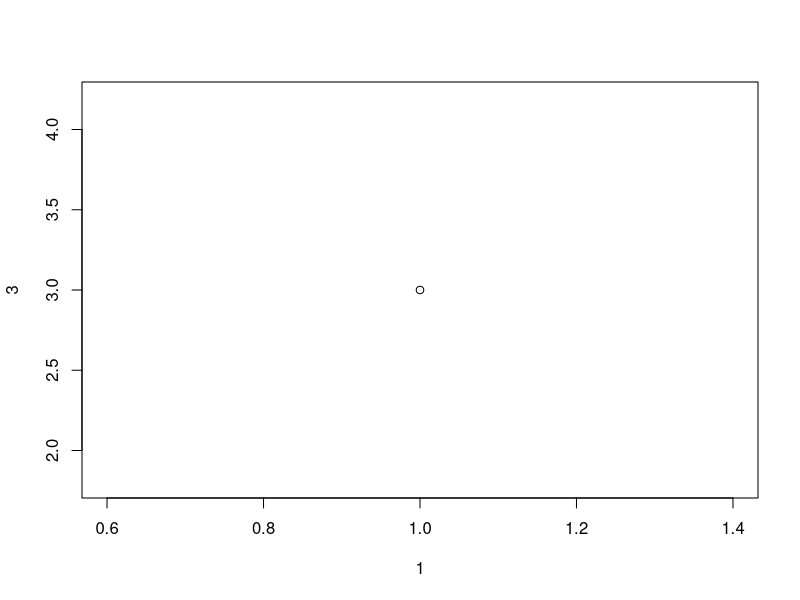

Reproduce this figure in R.
## ---- chunk 1
print("hello")
# some math stuff
5
5+5
# variables, good stuff
name <- "jake"
age <- 29
name
age
class(age)
max(4,5,6,8)
nchar("test")
paste("test", "string")
10 > 9
x <- 1:10
x
class(x)
a <- 33
b <- 34
# curly bracket scope like c
if (b>a) {
  print("b is greater")
}
# data structures
fruits <- c("watermelon","pineapple")
veggies <- c("potato","turnip")
fruitveg <- c(fruits,veggies)
fruitveg
# graphics
plot(1,3)
datacars <- mtcars
datacars
dim(datacars)
names(datacars)
summary(datacars)
